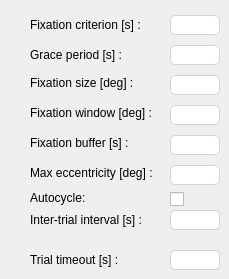
    <widget class="QWidget" name="fixation_task_tab">
     <attribute name="title">
      <string>Fixation</string>
     </attribute>
     <widget class="QLineEdit" name="intertrial_interval">
      <property name="geometry">
       <rect>
        <x>170</x>
        <y>210</y>
        <width>50</width>
        <height>20</height>
       </rect>
      </property>
      <property name="focusPolicy">
       <enum>Qt::StrongFocus</enum>
      </property>
      <property name="toolTip">
       <string>The duration between trials</string>
      </property>
      <property name="styleSheet">
       <string notr="true">border: 1px solid lightgray;
border-radius: 5px</string>
      </property>
     </widget>
     <widget class="QLineEdit" name="fixation_criterion">
      <property name="geometry">
       <rect>
        <x>170</x>
        <y>15</y>
        <width>50</width>
        <height>20</height>
       </rect>
      </property>
      <property name="focusPolicy">
       <enum>Qt::StrongFocus</enum>
      </property>
      <property name="toolTip">
       <string>For how long must the subject fixate to get rewarded</string>
      </property>
      <property name="styleSheet">
       <string notr="true">border: 1px solid lightgray;
border-radius: 5px</string>
      </property>
     </widget>
     <widget class="QLabel" name="label">
      <property name="geometry">
       <rect>
        <x>30</x>
        <y>15</y>
        <width>121</width>
        <height>20</height>
       </rect>
      </property>
      <property name="text">
       <string>Fixation criterion [s] :</string>
      </property>
     </widget>
     <widget class="QLabel" name="label_2">
      <property name="geometry">
       <rect>
        <x>30</x>
        <y>210</y>
        <width>130</width>
        <height>20</height>
       </rect>
      </property>
      <property name="text">
       <string>Inter-trial interval [s] :</string>
      </property>
     </widget>
     <widget class="QLabel" name="label_10">
      <property name="geometry">
       <rect>
        <x>30</x>
        <y>105</y>
        <width>131</width>
        <height>16</height>
       </rect>
      </property>
      <property name="text">
       <string>Fixation window [deg] :</string>
      </property>
     </widget>
     <widget class="QLineEdit" name="fixation_window">
      <property name="geometry">
       <rect>
        <x>170</x>
        <y>105</y>
        <width>50</width>
        <height>20</height>
       </rect>
      </property>
      <property name="focusPolicy">
       <enum>Qt::StrongFocus</enum>
      </property>
      <property name="toolTip">
       <string>The window around the fixation spot within which the monkey can move his eyes and still be considered to be fixating</string>
      </property>
      <property name="styleSheet">
       <string notr="true">border: 1px solid lightgray;
border-radius: 5px</string>
      </property>
     </widget>
     <widget class="QLabel" name="label_16">
      <property name="geometry">
       <rect>
        <x>30</x>
        <y>165</y>
        <width>141</width>
        <height>16</height>
       </rect>
      </property>
      <property name="text">
       <string>Max eccentricity [deg] :</string>
      </property>
     </widget>
     <widget class="QLineEdit" name="eccentricity">
      <property name="geometry">
       <rect>
        <x>170</x>
        <y>165</y>
        <width>50</width>
        <height>20</height>
       </rect>
      </property>
      <property name="focusPolicy">
       <enum>Qt::StrongFocus</enum>
      </property>
      <property name="toolTip">
       <string>The eccentricity of the 9 cardinal points</string>
      </property>
      <property name="styleSheet">
       <string notr="true">border: 1px solid lightgray;
border-radius: 5px</string>
      </property>
     </widget>
     <widget class="QLabel" name="label_19">
      <property name="geometry">
       <rect>
        <x>30</x>
        <y>250</y>
        <width>130</width>
        <height>20</height>
       </rect>
      </property>
      <property name="text">
       <string>Trial timeout [s] :</string>
      </property>
     </widget>
     <widget class="QLineEdit" name="trial_timeout">
      <property name="geometry">
       <rect>
        <x>170</x>
        <y>250</y>
        <width>50</width>
        <height>20</height>
       </rect>
      </property>
      <property name="focusPolicy">
       <enum>Qt::StrongFocus</enum>
      </property>
      <property name="toolTip">
       <string>The maximum time the monkey has to acquire fixation before the trial times out</string>
      </property>
      <property name="styleSheet">
       <string notr="true">border: 1px solid lightgray;
border-radius: 5px</string>
      </property>
     </widget>
     <widget class="QLabel" name="label_20">
      <property name="geometry">
       <rect>
        <x>30</x>
        <y>190</y>
        <width>71</width>
        <height>16</height>
       </rect>
      </property>
      <property name="text">
       <string>Autocycle: </string>
      </property>
     </widget>
     <widget class="QCheckBox" name="autocycle">
      <property name="geometry">
       <rect>
        <x>170</x>
        <y>190</y>
        <width>21</width>
        <height>18</height>
       </rect>
      </property>
      <property name="toolTip">
       <string>Automatically cycle through the 9 fixation points</string>
      </property>
      <property name="text">
       <string/>
      </property>
     </widget>
     <widget class="QLabel" name="label_3">
      <property name="geometry">
       <rect>
        <x>30</x>
        <y>75</y>
        <width>111</width>
        <height>16</height>
       </rect>
      </property>
      <property name="text">
       <string>Fixation size [deg] :</string>
      </property>
     </widget>
     <widget class="QLineEdit" name="fixation_size">
      <property name="geometry">
       <rect>
        <x>170</x>
        <y>75</y>
        <width>50</width>
        <height>20</height>
       </rect>
      </property>
      <property name="focusPolicy">
       <enum>Qt::StrongFocus</enum>
      </property>
      <property name="toolTip">
       <string>The size of the fixation spot</string>
      </property>
      <property name="styleSheet">
       <string notr="true">border: 1px solid lightgray;
border-radius: 5px</string>
      </property>
     </widget>
     <widget class="QLabel" name="label_26">
      <property name="geometry">
       <rect>
        <x>30</x>
        <y>135</y>
        <width>111</width>
        <height>16</height>
       </rect>
      </property>
      <property name="text">
       <string>Fixation buffer [s] :</string>
      </property>
     </widget>
     <widget class="QLineEdit" name="fixation_buffer">
      <property name="geometry">
       <rect>
        <x>170</x>
        <y>135</y>
        <width>50</width>
        <height>20</height>
       </rect>
      </property>
      <property name="focusPolicy">
       <enum>Qt::StrongFocus</enum>
      </property>
      <property name="toolTip">
       <string>For how long can the subject stray outside the fixation window and still be allowed to continue the trial</string>
      </property>
      <property name="styleSheet">
       <string notr="true">border: 1px solid lightgray;
border-radius: 5px</string>
      </property>
     </widget>
     <widget class="QLabel" name="label_34">
      <property name="geometry">
       <rect>
        <x>30</x>
        <y>45</y>
        <width>121</width>
        <height>20</height>
       </rect>
      </property>
      <property name="text">
       <string>Grace period [s] :</string>
      </property>
     </widget>
     <widget class="QLineEdit" name="fixation_grace">
      <property name="geometry">
       <rect>
        <x>170</x>
        <y>45</y>
        <width>50</width>
        <height>20</height>
       </rect>
      </property>
      <property name="focusPolicy">
       <enum>Qt::StrongFocus</enum>
      </property>
      <property name="toolTip">
       <string>The monkey is not punished if breaking fixation before the grace period</string>
      </property>
      <property name="styleSheet">
       <string notr="true">border: 1px solid lightgray;
border-radius: 5px</string>
      </property>
     </widget>
    </widget>
